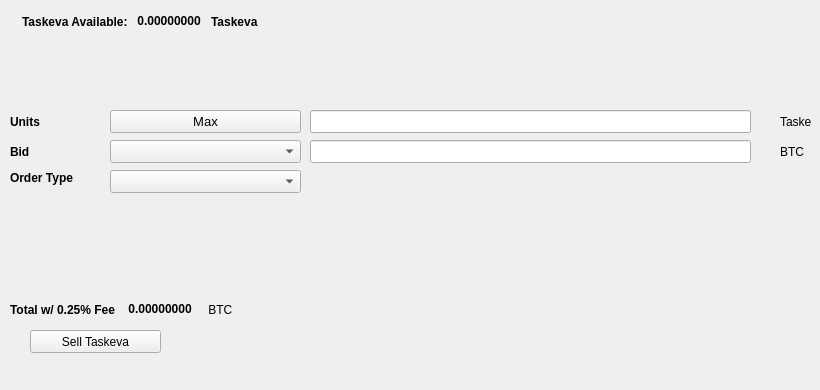
   <widget class="QWidget" name="SellTab">
    <attribute name="title">
     <string>Sell</string>
    </attribute>
    <widget class="QLabel" name="label_16">
     <property name="geometry">
      <rect>
       <x>780</x>
       <y>140</y>
       <width>31</width>
       <height>23</height>
      </rect>
     </property>
     <property name="text">
      <string>BTC</string>
     </property>
    </widget>
    <widget class="QComboBox" name="SellBidcomboBox">
     <property name="geometry">
      <rect>
       <x>110</x>
       <y>140</y>
       <width>191</width>
       <height>23</height>
      </rect>
     </property>
     <property name="font">
      <font>
       <pointsize>10</pointsize>
      </font>
     </property>
    </widget>
    <widget class="QLabel" name="label_18">
     <property name="geometry">
      <rect>
       <x>10</x>
       <y>110</y>
       <width>46</width>
       <height>23</height>
      </rect>
     </property>
     <property name="font">
      <font>
       <weight>75</weight>
       <bold>true</bold>
      </font>
     </property>
     <property name="text">
      <string>Units</string>
     </property>
    </widget>
    <widget class="QPushButton" name="Sell_Max_Amount">
     <property name="geometry">
      <rect>
       <x>110</x>
       <y>110</y>
       <width>191</width>
       <height>23</height>
      </rect>
     </property>
     <property name="font">
      <font>
       <pointsize>10</pointsize>
      </font>
     </property>
     <property name="text">
      <string>Max</string>
     </property>
    </widget>
    <widget class="QLabel" name="label_20">
     <property name="geometry">
      <rect>
       <x>10</x>
       <y>170</y>
       <width>91</width>
       <height>16</height>
      </rect>
     </property>
     <property name="font">
      <font>
       <weight>75</weight>
       <bold>true</bold>
      </font>
     </property>
     <property name="text">
      <string>Order Type</string>
     </property>
    </widget>
    <widget class="QComboBox" name="SellOrdertypeCombo">
     <property name="geometry">
      <rect>
       <x>110</x>
       <y>170</y>
       <width>191</width>
       <height>23</height>
      </rect>
     </property>
     <property name="font">
      <font>
       <pointsize>10</pointsize>
      </font>
     </property>
    </widget>
    <widget class="QLabel" name="label_21">
     <property name="geometry">
      <rect>
       <x>10</x>
       <y>140</y>
       <width>46</width>
       <height>23</height>
      </rect>
     </property>
     <property name="font">
      <font>
       <weight>75</weight>
       <bold>true</bold>
      </font>
     </property>
     <property name="text">
      <string>Bid</string>
     </property>
    </widget>
    <widget class="QLabel" name="label_22">
     <property name="geometry">
      <rect>
       <x>780</x>
       <y>110</y>
       <width>31</width>
       <height>23</height>
      </rect>
     </property>
     <property name="text">
      <string>Taskeva</string>
     </property>
    </widget>
    <widget class="QLineEdit" name="UnitsInputTaskeva">
     <property name="geometry">
      <rect>
       <x>310</x>
       <y>110</y>
       <width>441</width>
       <height>23</height>
      </rect>
     </property>
     <property name="font">
      <font>
       <pointsize>9</pointsize>
       <weight>75</weight>
       <bold>true</bold>
      </font>
     </property>
    </widget>
    <widget class="QLineEdit" name="SellBidPriceEdit">
     <property name="geometry">
      <rect>
       <x>310</x>
       <y>140</y>
       <width>441</width>
       <height>23</height>
      </rect>
     </property>
     <property name="font">
      <font>
       <pointsize>9</pointsize>
       <weight>75</weight>
       <bold>true</bold>
      </font>
     </property>
    </widget>
    <widget class="QPushButton" name="SellTaskevaBTN">
     <property name="geometry">
      <rect>
       <x>30</x>
       <y>330</y>
       <width>131</width>
       <height>23</height>
      </rect>
     </property>
     <property name="text">
      <string>Sell Taskeva</string>
     </property>
     <property name="icon">
      <iconset resource="../taskeva">
       <normaloff>:/icons/bitcoin</normaloff>:/icons/bitcoin</iconset>
     </property>
    </widget>
    <widget class="QWidget" name="layoutWidget3">
     <property name="geometry">
      <rect>
       <x>22</x>
       <y>12</y>
       <width>258</width>
       <height>19</height>
      </rect>
     </property>
     <layout class="QHBoxLayout" name="horizontalLayout">
      <item>
       <widget class="QLabel" name="label232_2">
        <property name="font">
         <font>
          <weight>75</weight>
          <bold>true</bold>
         </font>
        </property>
        <property name="text">
         <string>Taskeva Available:</string>
        </property>
       </widget>
      </item>
      <item>
       <widget class="QLabel" name="TaskevaAvailableLabel">
        <property name="palette">
         <palette>
          <active>
           <colorrole role="WindowText">
            <brush brushstyle="SolidPattern">
             <color alpha="255">
              <red>0</red>
              <green>0</green>
              <blue>0</blue>
             </color>
            </brush>
           </colorrole>
           <colorrole role="Button">
            <brush brushstyle="SolidPattern">
             <color alpha="255">
              <red>0</red>
              <green>170</green>
              <blue>0</blue>
             </color>
            </brush>
           </colorrole>
           <colorrole role="Light">
            <brush brushstyle="SolidPattern">
             <color alpha="255">
              <red>0</red>
              <green>255</green>
              <blue>0</blue>
             </color>
            </brush>
           </colorrole>
           <colorrole role="Midlight">
            <brush brushstyle="SolidPattern">
             <color alpha="255">
              <red>0</red>
              <green>212</green>
              <blue>0</blue>
             </color>
            </brush>
           </colorrole>
           <colorrole role="Dark">
            <brush brushstyle="SolidPattern">
             <color alpha="255">
              <red>0</red>
              <green>85</green>
              <blue>0</blue>
             </color>
            </brush>
           </colorrole>
           <colorrole role="Mid">
            <brush brushstyle="SolidPattern">
             <color alpha="255">
              <red>0</red>
              <green>113</green>
              <blue>0</blue>
             </color>
            </brush>
           </colorrole>
           <colorrole role="Text">
            <brush brushstyle="SolidPattern">
             <color alpha="255">
              <red>0</red>
              <green>170</green>
              <blue>0</blue>
             </color>
            </brush>
           </colorrole>
           <colorrole role="BrightText">
            <brush brushstyle="SolidPattern">
             <color alpha="255">
              <red>255</red>
              <green>255</green>
              <blue>255</blue>
             </color>
            </brush>
           </colorrole>
           <colorrole role="ButtonText">
            <brush brushstyle="SolidPattern">
             <color alpha="255">
              <red>0</red>
              <green>0</green>
              <blue>0</blue>
             </color>
            </brush>
           </colorrole>
           <colorrole role="Base">
            <brush brushstyle="SolidPattern">
             <color alpha="255">
              <red>255</red>
              <green>255</green>
              <blue>255</blue>
             </color>
            </brush>
           </colorrole>
           <colorrole role="Window">
            <brush brushstyle="SolidPattern">
             <color alpha="255">
              <red>0</red>
              <green>170</green>
              <blue>0</blue>
             </color>
            </brush>
           </colorrole>
           <colorrole role="Shadow">
            <brush brushstyle="SolidPattern">
             <color alpha="255">
              <red>0</red>
              <green>0</green>
              <blue>0</blue>
             </color>
            </brush>
           </colorrole>
           <colorrole role="AlternateBase">
            <brush brushstyle="SolidPattern">
             <color alpha="255">
              <red>127</red>
              <green>212</green>
              <blue>127</blue>
             </color>
            </brush>
           </colorrole>
           <colorrole role="ToolTipBase">
            <brush brushstyle="SolidPattern">
             <color alpha="255">
              <red>255</red>
              <green>255</green>
              <blue>220</blue>
             </color>
            </brush>
           </colorrole>
           <colorrole role="ToolTipText">
            <brush brushstyle="SolidPattern">
             <color alpha="255">
              <red>0</red>
              <green>0</green>
              <blue>0</blue>
             </color>
            </brush>
           </colorrole>
          </active>
          <inactive>
           <colorrole role="WindowText">
            <brush brushstyle="SolidPattern">
             <color alpha="255">
              <red>0</red>
              <green>0</green>
              <blue>0</blue>
             </color>
            </brush>
           </colorrole>
           <colorrole role="Button">
            <brush brushstyle="SolidPattern">
             <color alpha="255">
              <red>0</red>
              <green>170</green>
              <blue>0</blue>
             </color>
            </brush>
           </colorrole>
           <colorrole role="Light">
            <brush brushstyle="SolidPattern">
             <color alpha="255">
              <red>0</red>
              <green>255</green>
              <blue>0</blue>
             </color>
            </brush>
           </colorrole>
           <colorrole role="Midlight">
            <brush brushstyle="SolidPattern">
             <color alpha="255">
              <red>0</red>
              <green>212</green>
              <blue>0</blue>
             </color>
            </brush>
           </colorrole>
           <colorrole role="Dark">
            <brush brushstyle="SolidPattern">
             <color alpha="255">
              <red>0</red>
              <green>85</green>
              <blue>0</blue>
             </color>
            </brush>
           </colorrole>
           <colorrole role="Mid">
            <brush brushstyle="SolidPattern">
             <color alpha="255">
              <red>0</red>
              <green>113</green>
              <blue>0</blue>
             </color>
            </brush>
           </colorrole>
           <colorrole role="Text">
            <brush brushstyle="SolidPattern">
             <color alpha="255">
              <red>0</red>
              <green>170</green>
              <blue>0</blue>
             </color>
            </brush>
           </colorrole>
           <colorrole role="BrightText">
            <brush brushstyle="SolidPattern">
             <color alpha="255">
              <red>255</red>
              <green>255</green>
              <blue>255</blue>
             </color>
            </brush>
           </colorrole>
           <colorrole role="ButtonText">
            <brush brushstyle="SolidPattern">
             <color alpha="255">
              <red>0</red>
              <green>0</green>
              <blue>0</blue>
             </color>
            </brush>
           </colorrole>
           <colorrole role="Base">
            <brush brushstyle="SolidPattern">
             <color alpha="255">
              <red>255</red>
              <green>255</green>
              <blue>255</blue>
             </color>
            </brush>
           </colorrole>
           <colorrole role="Window">
            <brush brushstyle="SolidPattern">
             <color alpha="255">
              <red>0</red>
              <green>170</green>
              <blue>0</blue>
             </color>
            </brush>
           </colorrole>
           <colorrole role="Shadow">
            <brush brushstyle="SolidPattern">
             <color alpha="255">
              <red>0</red>
              <green>0</green>
              <blue>0</blue>
             </color>
            </brush>
           </colorrole>
           <colorrole role="AlternateBase">
            <brush brushstyle="SolidPattern">
             <color alpha="255">
              <red>127</red>
              <green>212</green>
              <blue>127</blue>
             </color>
            </brush>
           </colorrole>
           <colorrole role="ToolTipBase">
            <brush brushstyle="SolidPattern">
             <color alpha="255">
              <red>255</red>
              <green>255</green>
              <blue>220</blue>
             </color>
            </brush>
           </colorrole>
           <colorrole role="ToolTipText">
            <brush brushstyle="SolidPattern">
             <color alpha="255">
              <red>0</red>
              <green>0</green>
              <blue>0</blue>
             </color>
            </brush>
           </colorrole>
          </inactive>
          <disabled>
           <colorrole role="WindowText">
            <brush brushstyle="SolidPattern">
             <color alpha="255">
              <red>0</red>
              <green>85</green>
              <blue>0</blue>
             </color>
            </brush>
           </colorrole>
           <colorrole role="Button">
            <brush brushstyle="SolidPattern">
             <color alpha="255">
              <red>0</red>
              <green>170</green>
              <blue>0</blue>
             </color>
            </brush>
           </colorrole>
           <colorrole role="Light">
            <brush brushstyle="SolidPattern">
             <color alpha="255">
              <red>0</red>
              <green>255</green>
              <blue>0</blue>
             </color>
            </brush>
           </colorrole>
           <colorrole role="Midlight">
            <brush brushstyle="SolidPattern">
             <color alpha="255">
              <red>0</red>
              <green>212</green>
              <blue>0</blue>
             </color>
            </brush>
           </colorrole>
           <colorrole role="Dark">
            <brush brushstyle="SolidPattern">
             <color alpha="255">
              <red>0</red>
              <green>85</green>
              <blue>0</blue>
             </color>
            </brush>
           </colorrole>
           <colorrole role="Mid">
            <brush brushstyle="SolidPattern">
             <color alpha="255">
              <red>0</red>
              <green>113</green>
              <blue>0</blue>
             </color>
            </brush>
           </colorrole>
           <colorrole role="Text">
            <brush brushstyle="SolidPattern">
             <color alpha="255">
              <red>0</red>
              <green>85</green>
              <blue>0</blue>
             </color>
            </brush>
           </colorrole>
           <colorrole role="BrightText">
            <brush brushstyle="SolidPattern">
             <color alpha="255">
              <red>255</red>
              <green>255</green>
              <blue>255</blue>
             </color>
            </brush>
           </colorrole>
           <colorrole role="ButtonText">
            <brush brushstyle="SolidPattern">
             <color alpha="255">
              <red>0</red>
              <green>85</green>
              <blue>0</blue>
             </color>
            </brush>
           </colorrole>
           <colorrole role="Base">
            <brush brushstyle="SolidPattern">
             <color alpha="255">
              <red>0</red>
              <green>170</green>
              <blue>0</blue>
             </color>
            </brush>
           </colorrole>
           <colorrole role="Window">
            <brush brushstyle="SolidPattern">
             <color alpha="255">
              <red>0</red>
              <green>170</green>
              <blue>0</blue>
             </color>
            </brush>
           </colorrole>
           <colorrole role="Shadow">
            <brush brushstyle="SolidPattern">
             <color alpha="255">
              <red>0</red>
              <green>0</green>
              <blue>0</blue>
             </color>
            </brush>
           </colorrole>
           <colorrole role="AlternateBase">
            <brush brushstyle="SolidPattern">
             <color alpha="255">
              <red>0</red>
              <green>170</green>
              <blue>0</blue>
             </color>
            </brush>
           </colorrole>
           <colorrole role="ToolTipBase">
            <brush brushstyle="SolidPattern">
             <color alpha="255">
              <red>255</red>
              <green>255</green>
              <blue>220</blue>
             </color>
            </brush>
           </colorrole>
           <colorrole role="ToolTipText">
            <brush brushstyle="SolidPattern">
             <color alpha="255">
              <red>0</red>
              <green>0</green>
              <blue>0</blue>
             </color>
            </brush>
           </colorrole>
          </disabled>
         </palette>
        </property>
        <property name="font">
         <font>
          <weight>75</weight>
          <bold>true</bold>
         </font>
        </property>
        <property name="text">
         <string> 0.00000000 </string>
        </property>
        <property name="textInteractionFlags">
         <set>Qt::LinksAccessibleByMouse|Qt::TextSelectableByKeyboard|Qt::TextSelectableByMouse</set>
        </property>
       </widget>
      </item>
      <item>
       <widget class="QLabel" name="labelTaskeva">
        <property name="font">
         <font>
          <weight>75</weight>
          <bold>true</bold>
         </font>
        </property>
        <property name="text">
         <string>Taskeva</string>
        </property>
       </widget>
      </item>
     </layout>
    </widget>
    <widget class="QWidget" name="layoutWidget">
     <property name="geometry">
      <rect>
       <x>10</x>
       <y>300</y>
       <width>268</width>
       <height>19</height>
      </rect>
     </property>
     <layout class="QHBoxLayout" name="horizontalLayout_2">
      <item>
       <widget class="QLabel" name="label_19">
        <property name="font">
         <font>
          <weight>75</weight>
          <bold>true</bold>
         </font>
        </property>
        <property name="text">
         <string>Total w/ 0.25% Fee </string>
        </property>
       </widget>
      </item>
      <item>
       <widget class="QLabel" name="SellCostLabel">
        <property name="palette">
         <palette>
          <active>
           <colorrole role="WindowText">
            <brush brushstyle="SolidPattern">
             <color alpha="255">
              <red>0</red>
              <green>0</green>
              <blue>0</blue>
             </color>
            </brush>
           </colorrole>
           <colorrole role="Button">
            <brush brushstyle="SolidPattern">
             <color alpha="255">
              <red>0</red>
              <green>170</green>
              <blue>0</blue>
             </color>
            </brush>
           </colorrole>
           <colorrole role="Light">
            <brush brushstyle="SolidPattern">
             <color alpha="255">
              <red>0</red>
              <green>255</green>
              <blue>0</blue>
             </color>
            </brush>
           </colorrole>
           <colorrole role="Midlight">
            <brush brushstyle="SolidPattern">
             <color alpha="255">
              <red>0</red>
              <green>212</green>
              <blue>0</blue>
             </color>
            </brush>
           </colorrole>
           <colorrole role="Dark">
            <brush brushstyle="SolidPattern">
             <color alpha="255">
              <red>0</red>
              <green>85</green>
              <blue>0</blue>
             </color>
            </brush>
           </colorrole>
           <colorrole role="Mid">
            <brush brushstyle="SolidPattern">
             <color alpha="255">
              <red>0</red>
              <green>113</green>
              <blue>0</blue>
             </color>
            </brush>
           </colorrole>
           <colorrole role="Text">
            <brush brushstyle="SolidPattern">
             <color alpha="255">
              <red>0</red>
              <green>170</green>
              <blue>0</blue>
             </color>
            </brush>
           </colorrole>
           <colorrole role="BrightText">
            <brush brushstyle="SolidPattern">
             <color alpha="255">
              <red>255</red>
              <green>255</green>
              <blue>255</blue>
             </color>
            </brush>
           </colorrole>
           <colorrole role="ButtonText">
            <brush brushstyle="SolidPattern">
             <color alpha="255">
              <red>0</red>
              <green>0</green>
              <blue>0</blue>
             </color>
            </brush>
           </colorrole>
           <colorrole role="Base">
            <brush brushstyle="SolidPattern">
             <color alpha="255">
              <red>255</red>
              <green>255</green>
              <blue>255</blue>
             </color>
            </brush>
           </colorrole>
           <colorrole role="Window">
            <brush brushstyle="SolidPattern">
             <color alpha="255">
              <red>0</red>
              <green>170</green>
              <blue>0</blue>
             </color>
            </brush>
           </colorrole>
           <colorrole role="Shadow">
            <brush brushstyle="SolidPattern">
             <color alpha="255">
              <red>0</red>
              <green>0</green>
              <blue>0</blue>
             </color>
            </brush>
           </colorrole>
           <colorrole role="AlternateBase">
            <brush brushstyle="SolidPattern">
             <color alpha="255">
              <red>127</red>
              <green>212</green>
              <blue>127</blue>
             </color>
            </brush>
           </colorrole>
           <colorrole role="ToolTipBase">
            <brush brushstyle="SolidPattern">
             <color alpha="255">
              <red>255</red>
              <green>255</green>
              <blue>220</blue>
             </color>
            </brush>
           </colorrole>
           <colorrole role="ToolTipText">
            <brush brushstyle="SolidPattern">
             <color alpha="255">
              <red>0</red>
              <green>0</green>
              <blue>0</blue>
             </color>
            </brush>
           </colorrole>
          </active>
          <inactive>
           <colorrole role="WindowText">
            <brush brushstyle="SolidPattern">
             <color alpha="255">
              <red>0</red>
              <green>0</green>
              <blue>0</blue>
             </color>
            </brush>
           </colorrole>
           <colorrole role="Button">
            <brush brushstyle="SolidPattern">
             <color alpha="255">
              <red>0</red>
              <green>170</green>
              <blue>0</blue>
             </color>
            </brush>
           </colorrole>
           <colorrole role="Light">
            <brush brushstyle="SolidPattern">
             <color alpha="255">
              <red>0</red>
              <green>255</green>
              <blue>0</blue>
             </color>
            </brush>
           </colorrole>
           <colorrole role="Midlight">
            <brush brushstyle="SolidPattern">
             <color alpha="255">
              <red>0</red>
              <green>212</green>
              <blue>0</blue>
             </color>
            </brush>
           </colorrole>
           <colorrole role="Dark">
            <brush brushstyle="SolidPattern">
             <color alpha="255">
              <red>0</red>
              <green>85</green>
              <blue>0</blue>
             </color>
            </brush>
           </colorrole>
           <colorrole role="Mid">
            <brush brushstyle="SolidPattern">
             <color alpha="255">
              <red>0</red>
              <green>113</green>
              <blue>0</blue>
             </color>
            </brush>
           </colorrole>
           <colorrole role="Text">
            <brush brushstyle="SolidPattern">
             <color alpha="255">
              <red>0</red>
              <green>170</green>
              <blue>0</blue>
             </color>
            </brush>
           </colorrole>
           <colorrole role="BrightText">
            <brush brushstyle="SolidPattern">
             <color alpha="255">
              <red>255</red>
              <green>255</green>
              <blue>255</blue>
             </color>
            </brush>
           </colorrole>
           <colorrole role="ButtonText">
            <brush brushstyle="SolidPattern">
             <color alpha="255">
              <red>0</red>
              <green>0</green>
              <blue>0</blue>
             </color>
            </brush>
           </colorrole>
           <colorrole role="Base">
            <brush brushstyle="SolidPattern">
             <color alpha="255">
              <red>255</red>
              <green>255</green>
              <blue>255</blue>
             </color>
            </brush>
           </colorrole>
           <colorrole role="Window">
            <brush brushstyle="SolidPattern">
             <color alpha="255">
              <red>0</red>
              <green>170</green>
              <blue>0</blue>
             </color>
            </brush>
           </colorrole>
           <colorrole role="Shadow">
            <brush brushstyle="SolidPattern">
             <color alpha="255">
              <red>0</red>
              <green>0</green>
              <blue>0</blue>
             </color>
            </brush>
           </colorrole>
           <colorrole role="AlternateBase">
            <brush brushstyle="SolidPattern">
             <color alpha="255">
              <red>127</red>
              <green>212</green>
              <blue>127</blue>
             </color>
            </brush>
           </colorrole>
           <colorrole role="ToolTipBase">
            <brush brushstyle="SolidPattern">
             <color alpha="255">
              <red>255</red>
              <green>255</green>
              <blue>220</blue>
             </color>
            </brush>
           </colorrole>
           <colorrole role="ToolTipText">
            <brush brushstyle="SolidPattern">
             <color alpha="255">
              <red>0</red>
              <green>0</green>
              <blue>0</blue>
             </color>
            </brush>
           </colorrole>
          </inactive>
          <disabled>
           <colorrole role="WindowText">
            <brush brushstyle="SolidPattern">
             <color alpha="255">
              <red>0</red>
              <green>85</green>
              <blue>0</blue>
             </color>
            </brush>
           </colorrole>
           <colorrole role="Button">
            <brush brushstyle="SolidPattern">
             <color alpha="255">
              <red>0</red>
              <green>170</green>
              <blue>0</blue>
             </color>
            </brush>
           </colorrole>
           <colorrole role="Light">
            <brush brushstyle="SolidPattern">
             <color alpha="255">
              <red>0</red>
              <green>255</green>
              <blue>0</blue>
             </color>
            </brush>
           </colorrole>
           <colorrole role="Midlight">
            <brush brushstyle="SolidPattern">
             <color alpha="255">
              <red>0</red>
              <green>212</green>
              <blue>0</blue>
             </color>
            </brush>
           </colorrole>
           <colorrole role="Dark">
            <brush brushstyle="SolidPattern">
             <color alpha="255">
              <red>0</red>
              <green>85</green>
              <blue>0</blue>
             </color>
            </brush>
           </colorrole>
           <colorrole role="Mid">
            <brush brushstyle="SolidPattern">
             <color alpha="255">
              <red>0</red>
              <green>113</green>
              <blue>0</blue>
             </color>
            </brush>
           </colorrole>
           <colorrole role="Text">
            <brush brushstyle="SolidPattern">
             <color alpha="255">
              <red>0</red>
              <green>85</green>
              <blue>0</blue>
             </color>
            </brush>
           </colorrole>
           <colorrole role="BrightText">
            <brush brushstyle="SolidPattern">
             <color alpha="255">
              <red>255</red>
              <green>255</green>
              <blue>255</blue>
             </color>
            </brush>
           </colorrole>
           <colorrole role="ButtonText">
            <brush brushstyle="SolidPattern">
             <color alpha="255">
              <red>0</red>
              <green>85</green>
              <blue>0</blue>
             </color>
            </brush>
           </colorrole>
           <colorrole role="Base">
            <brush brushstyle="SolidPattern">
             <color alpha="255">
              <red>0</red>
              <green>170</green>
              <blue>0</blue>
             </color>
            </brush>
           </colorrole>
           <colorrole role="Window">
            <brush brushstyle="SolidPattern">
             <color alpha="255">
              <red>0</red>
              <green>170</green>
              <blue>0</blue>
             </color>
            </brush>
           </colorrole>
           <colorrole role="Shadow">
            <brush brushstyle="SolidPattern">
             <color alpha="255">
              <red>0</red>
              <green>0</green>
              <blue>0</blue>
             </color>
            </brush>
           </colorrole>
           <colorrole role="AlternateBase">
            <brush brushstyle="SolidPattern">
             <color alpha="255">
              <red>0</red>
              <green>170</green>
              <blue>0</blue>
             </color>
            </brush>
           </colorrole>
           <colorrole role="ToolTipBase">
            <brush brushstyle="SolidPattern">
             <color alpha="255">
              <red>255</red>
              <green>255</green>
              <blue>220</blue>
             </color>
            </brush>
           </colorrole>
           <colorrole role="ToolTipText">
            <brush brushstyle="SolidPattern">
             <color alpha="255">
              <red>0</red>
              <green>0</green>
              <blue>0</blue>
             </color>
            </brush>
           </colorrole>
          </disabled>
         </palette>
        </property>
        <property name="font">
         <font>
          <weight>75</weight>
          <bold>true</bold>
         </font>
        </property>
        <property name="autoFillBackground">
         <bool>false</bool>
        </property>
        <property name="text">
         <string> 0.00000000</string>
        </property>
        <property name="textInteractionFlags">
         <set>Qt::LinksAccessibleByMouse|Qt::TextSelectableByMouse</set>
        </property>
       </widget>
      </item>
      <item>
       <widget class="QLabel" name="label_17">
        <property name="font">
         <font>
          <weight>50</weight>
          <bold>false</bold>
         </font>
        </property>
        <property name="text">
         <string> BTC</string>
        </property>
       </widget>
      </item>
     </layout>
    </widget>
    <widget class="QLabel" name="label_23">
     <property name="geometry">
      <rect>
       <x>460</x>
       <y>300</y>
       <width>281</width>
       <height>81</height>
      </rect>
     </property>
     <property name="text">
      <string/>
     </property>
     <property name="pixmap">
      <pixmap>:/images/bittrex</pixmap>
     </property>
    </widget>
   </widget>
